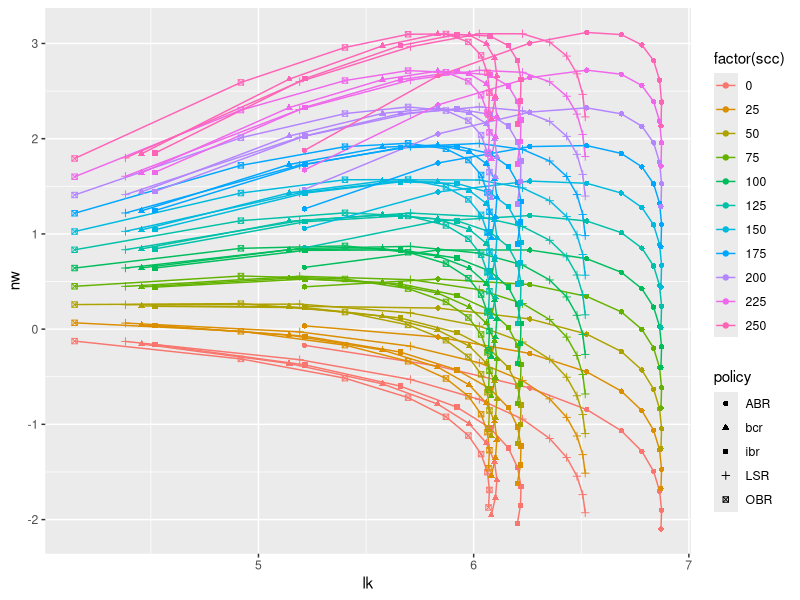
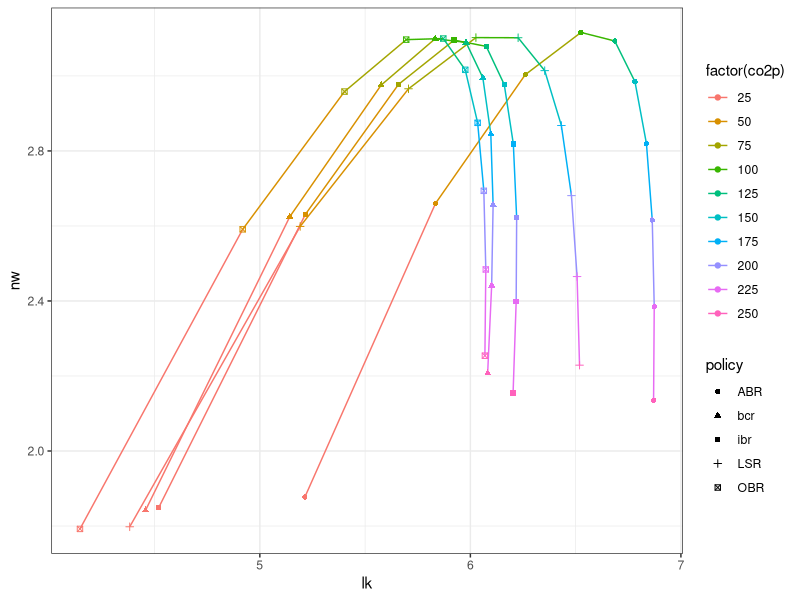
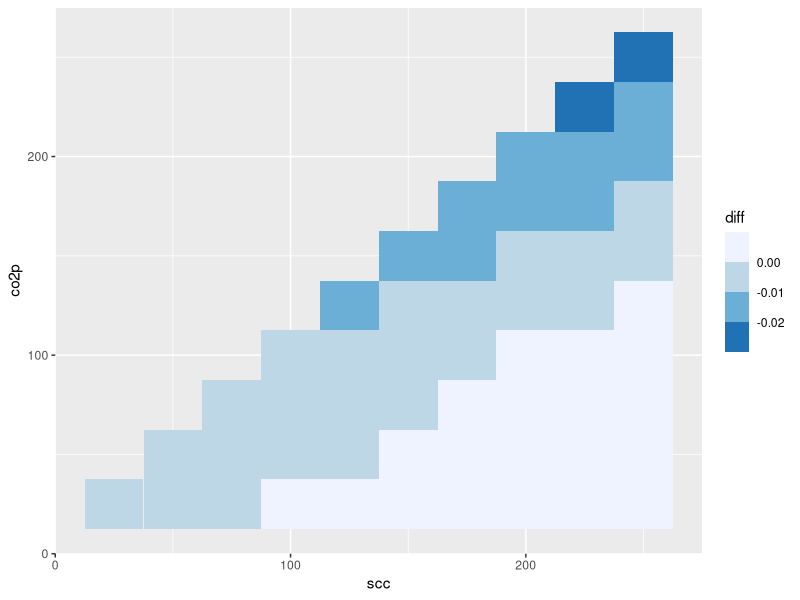
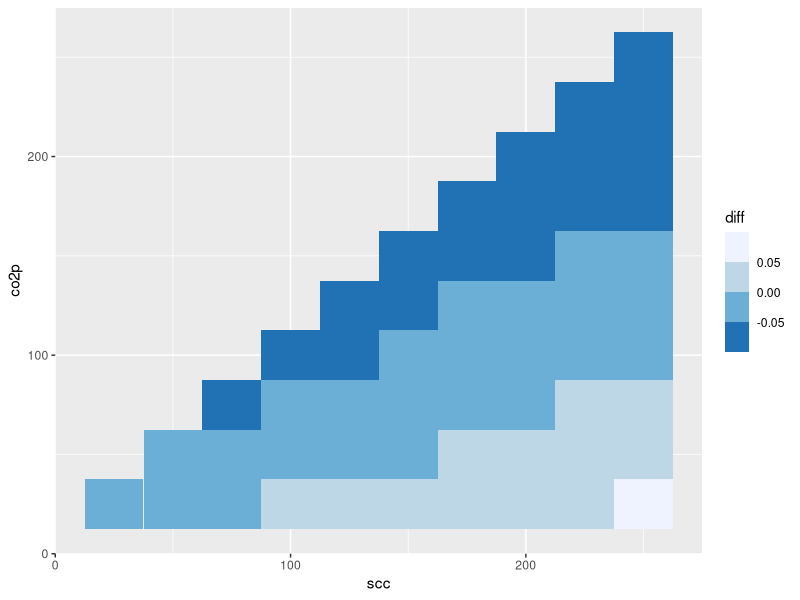
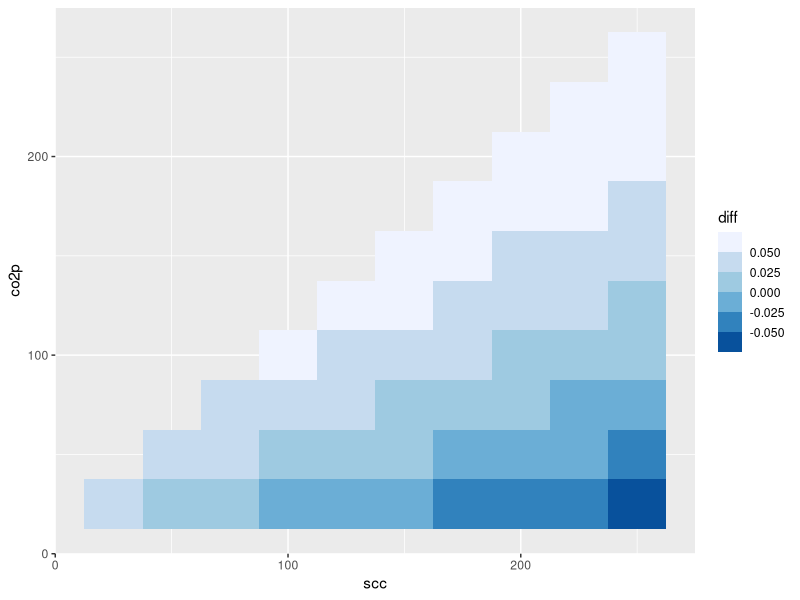
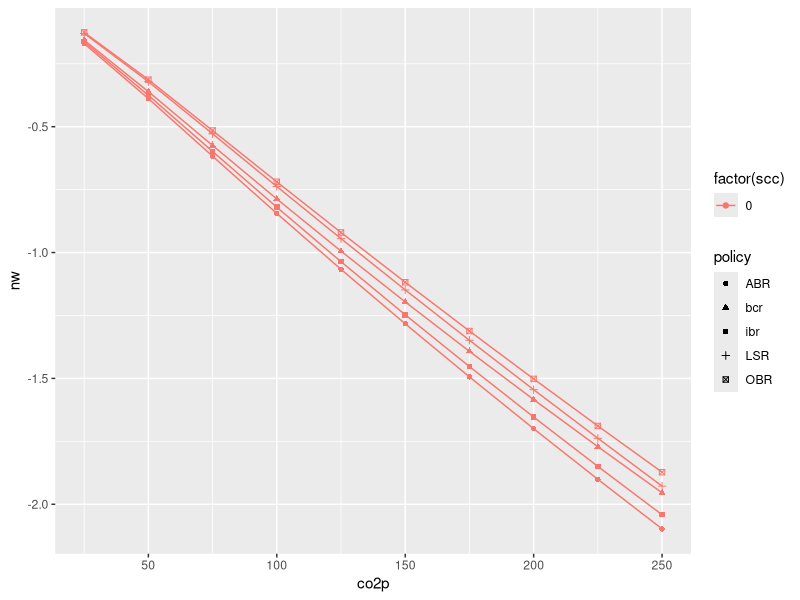

R code for these plots, in order:
library(tidyverse)

dat <- read_csv("multi_scen.csv")


# Net welfare
net_welfare <- dat %>% 
  filter(item == "netwelf") %>%
  dplyr::select(policy, nw=value, co2p, scc)
leakage <- dat %>% 
  filter(item == "Leakage", region == "all") %>%
  dplyr::select(policy, lk=value, co2p, scc)
pd <- inner_join(net_welfare, leakage) 

ggplot(pd, aes(x=lk, y=nw, shape=policy, colour=factor(scc), group=interaction(policy,scc))) +
  geom_path() +
  geom_point() 

ggplot(pd %>% filter(scc == 250), aes(x=lk, y=nw, shape=policy, colour=factor(co2p), group=policy)) +
  geom_path() +
  geom_point() +
  theme_bw() 
  


# Visualizing differences between policies
# LSR vs. OBR
pd %>% filter(policy %in% c("LSR","OBR")) %>% 
  group_by(scc, co2p) %>%
  # Only keep where scc >= co2p
  filter(scc >= co2p) %>%
  select(-lk) %>%
  pivot_wider(names_from = policy, values_from = nw) %>%
  mutate(diff = LSR-OBR) %>%
  ggplot(aes(x=scc, y=co2p, fill=diff)) +
  geom_tile() +
  scale_fill_fermenter()

# OBR vs. IBR
pd %>% filter(policy %in% c("OBR","ibr")) %>% 
  group_by(scc, co2p) %>%
  # Only keep where scc >= co2p
  filter(scc >= co2p) %>%
  select(-lk) %>%
  pivot_wider(names_from = policy, values_from = nw) %>%
  mutate(diff = ibr-OBR) %>%
  ggplot(aes(x=scc, y=co2p, fill=diff)) +
  geom_tile() +
  scale_fill_fermenter()

# LSR vs. IBR
pd %>% filter(policy %in% c("LSR","ibr")) %>% 
  group_by(scc, co2p) %>%
  # Only keep where scc >= co2p
  filter(scc >= co2p) %>%
  select(-lk) %>%
  pivot_wider(names_from = policy, values_from = nw) %>%
  mutate(diff = LSR-ibr) %>%
  ggplot(aes(x=scc, y=co2p, fill=diff)) +
  geom_tile() +
  scale_fill_fermenter()

ggplot(pd %>% filter(scc==0), aes(x=co2p, y=nw, shape=policy, colour=factor(scc), label=co2p, group=interaction(policy,scc))) +
  geom_path() +
  geom_point() 
